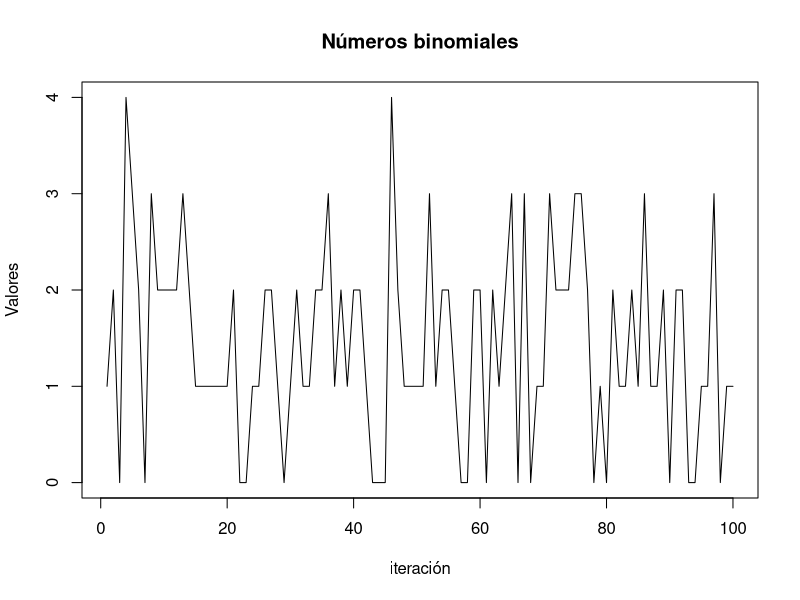
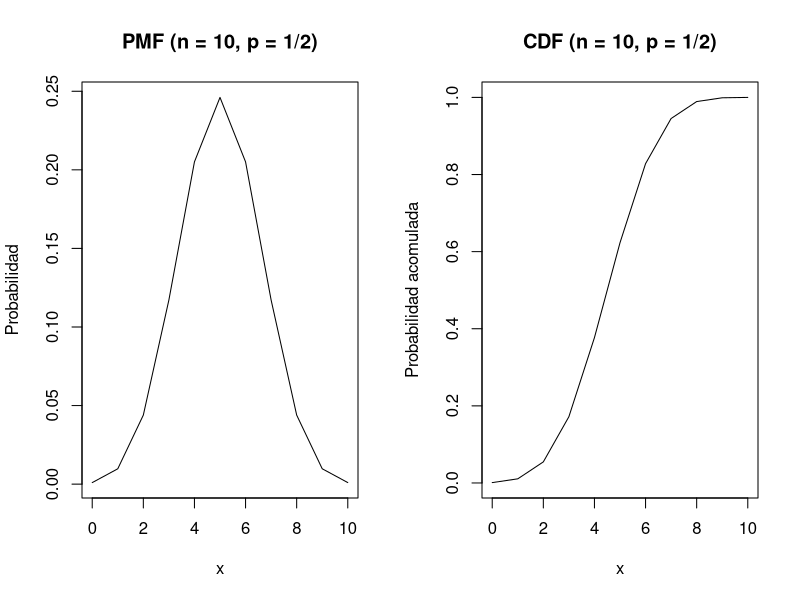
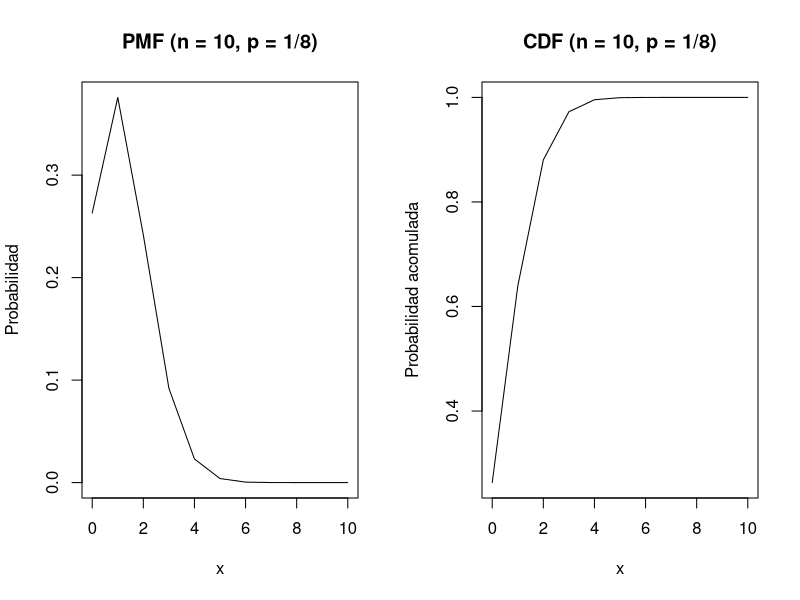
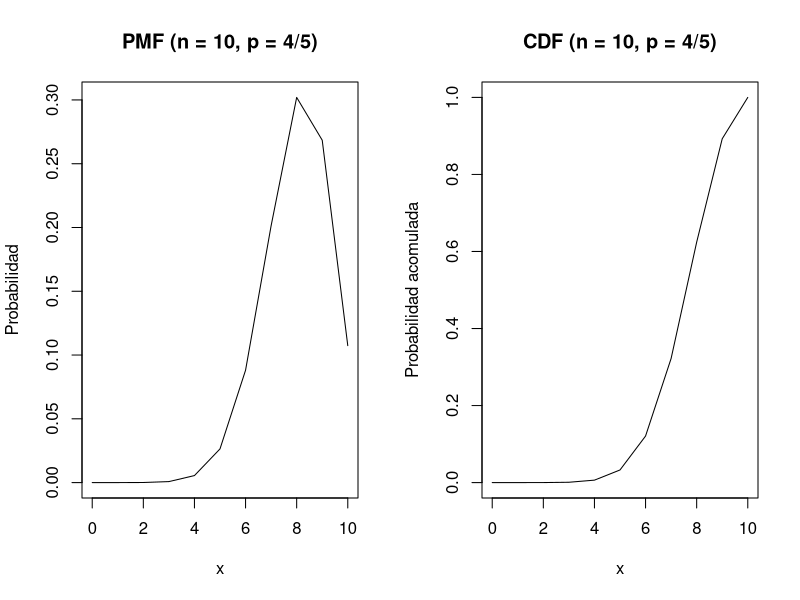
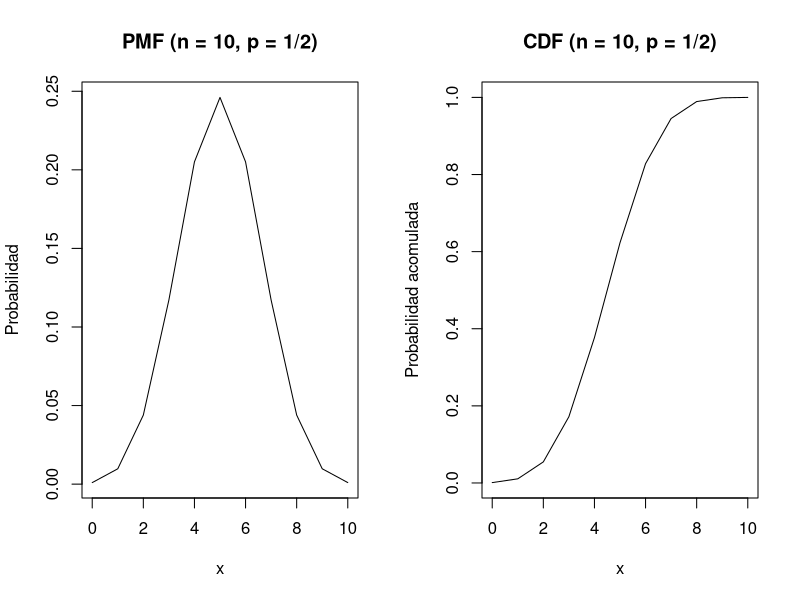
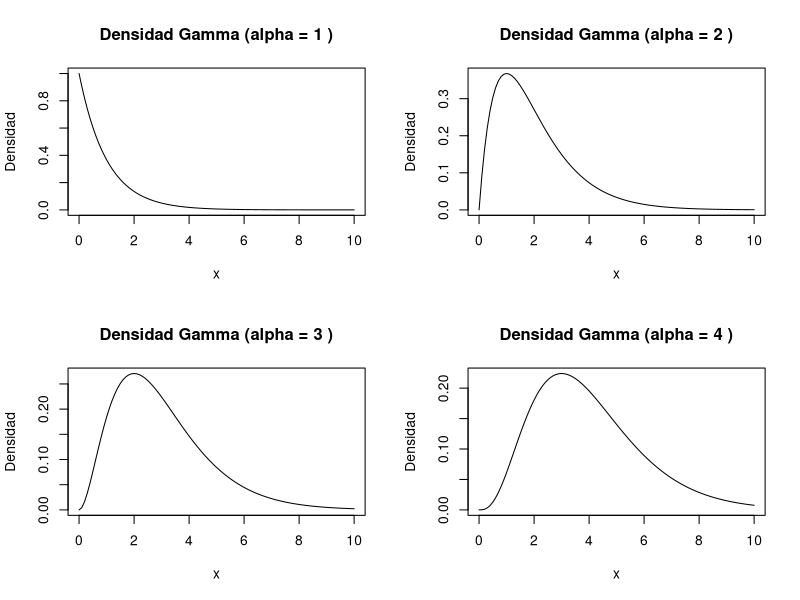
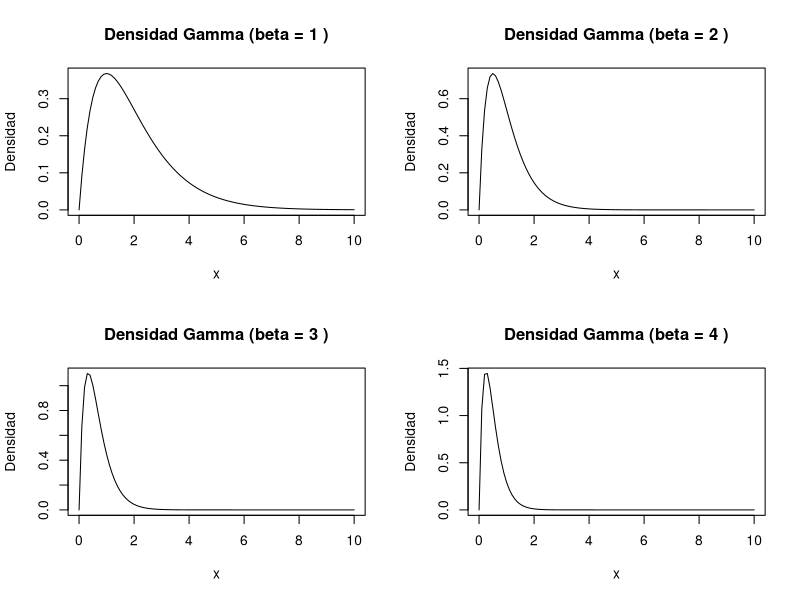
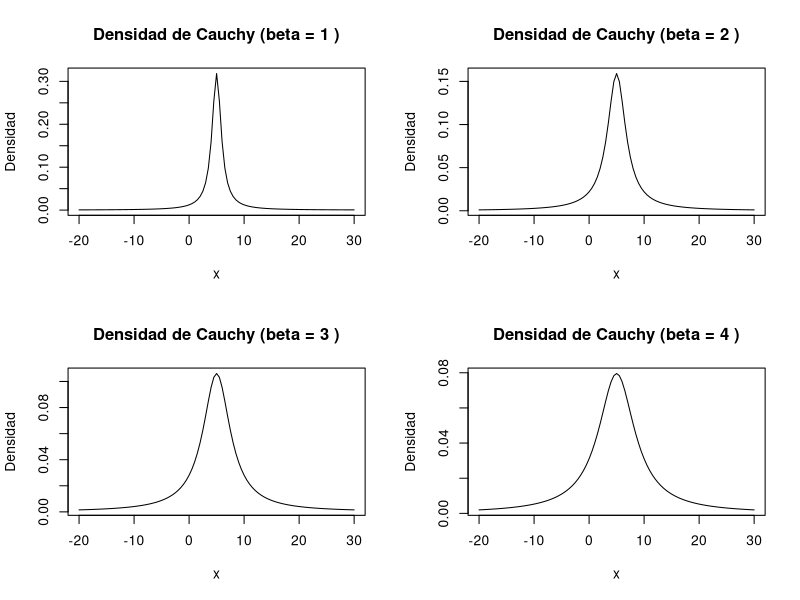

Here is the R script that generated these plots, in order:
## ---- chunk 1
knitr::opts_chunk$set(echo = TRUE)
## ---- chunk 2
vars <-rbinom(100, size=16, prob=0.1)
plot(vars, type="l", main="Números binomiales", xlab="iteración", ylab="Valores")
## ---- chunk 3
p <- 0.4  # Probabilidad de éxito
n <- 20   # Número de ensayos
x <- 0:n # Secuencia de valores de x 
pmf <- dbinom(x, size = n, prob = p) # Calcular la PMF
cdf <- pbinom(x, size = n, prob = p) # Calcular la CD
## ---- chunk 4
sum(pmf[x<=6])
## ---- chunk 5
sum(pmf[x>=12])
## ---- chunk 6
pmf[9]
## ---- chunk 7
# Definir los valores posibles de k
k <- 0:5

# Definir las probabilidades correspondientes
prob <- choose(5, k) * (1/5)^k * (4/5)^(5 - k)

# Generar 100 números aleatorios
n <- 100
aleatorios <- sample(k, size = n, replace = TRUE, prob = prob)

# Ver los resultados
aleatorios

## ---- chunk 8
# Definir los valores posibles de k
k <- 0:20

# Definir las probabilidades correspondientes
prob <- (k^2) / 2870

# Generar 100 números aleatorios
n <- 100
aleatorios <- sample(k, size = n, replace = TRUE, prob = prob)

# Ver los resultados
aleatorios
## ---- chunk 9
# Definir los valores posibles de k
k <- 1:9

# Definir las probabilidades correspondientes
prob <- log10((k + 1) / k)

# Generar 100 números aleatorios
n <- 100
aleatorios <- sample(k, size = n, replace = TRUE, prob = prob)

# Ver los resultados
aleatorios
## ---- chunk 10
n <- 10
p <- 1/2
x <- 0:n
pmf <- dbinom(x, size = n, prob = p)
cdf <- pbinom(x, size = n, prob = p)
par(mfrow = c(1, 2))
plot(x, pmf, type = "l", main = "PMF (n = 10, p = 1/2)", xlab = "x", ylab = "Probabilidad")
plot(x, cdf, type = "l", main = "CDF (n = 10, p = 1/2)", xlab = "x", ylab = "Probabilidad acomulada")
## ---- chunk 11
n <- 10
p <- 1/8
x <- 0:n
pmf <- dbinom(x, size = n, prob = p)
cdf <- pbinom(x, size = n, prob = p)
par(mfrow = c(1, 2))
plot(x, pmf, type = "l", main = "PMF (n = 10, p = 1/8)", xlab = "x", ylab = "Probabilidad")
plot(x, cdf, type = "l", main = "CDF (n = 10, p = 1/8)", xlab = "x", ylab = "Probabilidad acomulada")
## ---- chunk 12
n <- 10
p <- 4/5
x <- 0:n
pmf <- dbinom(x, size = n, prob = p)
cdf <- pbinom(x, size = n, prob = p)
par(mfrow = c(1, 2))
plot(x, pmf, type = "l", main = "PMF (n = 10, p = 4/5)", xlab = "x", ylab = "Probabilidad")
plot(x, cdf, type = "l", main = "CDF (n = 10, p = 4/5)", xlab = "x", ylab = "Probabilidad acomulada")
## ---- chunk 13
n <- 10
p <- 1/2
x <- 0:n
pmf <- dbinom(x, size = n, prob = p)
cdf <- pbinom(x, size = n, prob = p)
par(mfrow = c(1, 2))
plot(x, pmf, type = "l", main = "PMF (n = 10, p = 1/2)", xlab = "x", ylab = "Probabilidad")
plot(x, cdf, type = "l", main = "CDF (n = 10, p = 1/2)", xlab = "x", ylab = "Probabilidad acomulada")
## ---- chunk 14
# Definir los parámetros de la densidad Gamma
alpha_values <- c(1, 2, 3, 4)
beta <- 1

# Crear una función para la densidad Gamma
gamma_density <- function(x, alpha) {
  return((beta^alpha / gamma(alpha)) * x^(alpha - 1) * exp(-beta * x))
}

# Crear una nueva ventana gráfica
par(mfrow = c(2, 2))

# Graficar la densidad Gamma para diferentes valores de alpha
for (alpha in alpha_values) {
  curve(gamma_density(x, alpha), from = 0, to = 10, main = paste("Densidad Gamma (alpha =", alpha, ")"), xlab = "x", ylab = "Densidad")
}

## ---- chunk 15
# Definir los parámetros de la densidad Gamma
alpha <- 2
beta_values <- c(1, 2, 3, 4)

# Crear una función para la densidad Gamma
gamma_density <- function(x, beta) {
  return((beta^alpha / gamma(alpha)) * x^(alpha - 1) * exp(-beta * x))
}

# Crear una nueva ventana gráfica
par(mfrow = c(2, 2))

# Graficar la densidad Gamma para diferentes valores de beta
for (beta in beta_values) {
  curve(gamma_density(x, beta), from = 0, to = 10, main = paste("Densidad Gamma (beta =", beta, ")"), xlab = "x", ylab = "Densidad")
}
## ---- chunk 16
# Parámetros
alpha <- 5
beta_values <- c (1, 2, 3, 4)

# Función de densidad de Cauchy
cauchy_density <- function(x, alpha, beta) {
  return(beta / (pi * ((x - alpha)^2 + beta^2)))
}

# Crear una nueva ventana gráfica
par(mfrow = c(2, 2))

# Graficar la densidad de Cauchy para diferentes valores de beta
for (beta in beta_values) {
  curve(cauchy_density(x, alpha, beta), from = -20, to = 30, main = paste("Densidad de Cauchy (beta =", beta, ")"), xlab = "x", ylab = "Densidad")
}

## ---- chunk 17
a <- 0
b <- 4
c <- 2

x <- seq(a, b, length.out = 1000)
y <- ifelse(x < a, 0, ifelse(x >= a & x < c, (2 * (x - a)) / ((b - a) * (c - a)), ifelse(x == c, 2 / (b - a), ifelse(x > c & x <= b, (2 * (b - x)) / ((b - a) * (b - c)), 0))))

plot(x, y, type = "l", col = "red", lwd = 2, xlab = "x", ylab = "f_X(x)", main = "PDF - Densidad Triangular (a=0, c=4, b=2)")
grid()

## ---- chunk 18
a <- 1
b <- 4
c <- 2

x <- seq(a, b, length.out = 1000)
y <- ifelse(x < a, 0, ifelse(x >= a & x < c, (2 * (x - a)) / ((b - a) * (c - a)), ifelse(x == c, 2 / (b - a), ifelse(x > c & x <= b, (2 * (b - x)) / ((b - a) * (b - c)), 0))))

plot(x, y, type = "l", col = "red", lwd = 2, xlab = "x", ylab = "f_X(x)", main = "PDF - Densidad Triangular (a=1, c=2, b=4)")
grid()

## ---- chunk 19
a <- -1
b <- 1
c <- 0

x <- seq(a, b, length.out = 1000)
y <- ifelse(x < a, 0, ifelse(x >= a & x < c, (2 * (x - a)) / ((b - a) * (c - a)), ifelse(x == c, 2 / (b - a), ifelse(x > c & x <= b, (2 * (b - x)) / ((b - a) * (b - c)), 0))))

plot(x, y, type = "l", col = "red", lwd = 2, xlab = "x", ylab = "f_X(x)", main = "PDF - Densidad Triangular (a=-1, c=0, b=1)")
grid()

## ---- chunk 20
# Definir la función de densidad de probabilidad f_X(x)
pdf <- function(x) {
  ifelse(x >= 0, exp(-x), 0)
}

# Calcular la probabilidad P(X > 1) utilizando la función de densidad de probabilidad y la función de integración
probability <- 1 - integrate(pdf, lower = 0, upper = 1)$value
probability

## ---- chunk 21
# Definir la función de densidad de probabilidad f_X(x)
pdf <- function(x) {
  ifelse(x >= 0, exp(-x), 0)
}

# Calcular la probabilidad P(2 < X <= 4) utilizando la función de densidad de probabilidad y la función de integración
probability <- integrate(pdf, lower = 2, upper = 4)$value
probability

## ---- chunk 22
# Definir la función de densidad de probabilidad f_X(x)
pdf <- function(x) {
  ifelse(x >= 0, exp(-x), 0)
}

# Calcular la probabilidad P(X <= 2) utilizando la función de densidad de probabilidad y la función de integración
probability <- integrate(pdf, lower = 0, upper = 2)$value
probability
## ---- chunk 23
# Definir la función f_X(x)
f_X <- function(x) {
  (1 / sqrt(2 * pi)) * exp(-((x - 3)^2) / 2)
}

# Crear un vector de valores de x en un rango apropiado
x <- seq(-10, 10, by = 0.1)

# Calcular f_X(3 + x) para cada valor de x
y <- f_X(3 + x)

# Graficar la función f_X(3+x)
plot(x, y, type = "l", col = "blue", xlab = "x", ylab = "f_X(3+x)",
     main = "Gráfico de f_X(3+x)")
## ---- chunk 24
# Definir la función f_X(x)
f_X <- function(x) {
  (1 / sqrt(2 * pi)) * exp(-((x - 3)^2) / 2)
}

# Crear un vector de valores de x en un rango apropiado
x <- seq(-10, 10, by = 0.1)

# Calcular f_X(3 - x) para cada valor de x
y <- f_X(3 - x)

# Graficar la función f_X(3-x)
plot(x, y, type = "l", col = "red", xlab = "x", ylab = "f_X(3-x)",
     main = "Gráfico de f_X(3-x)")
